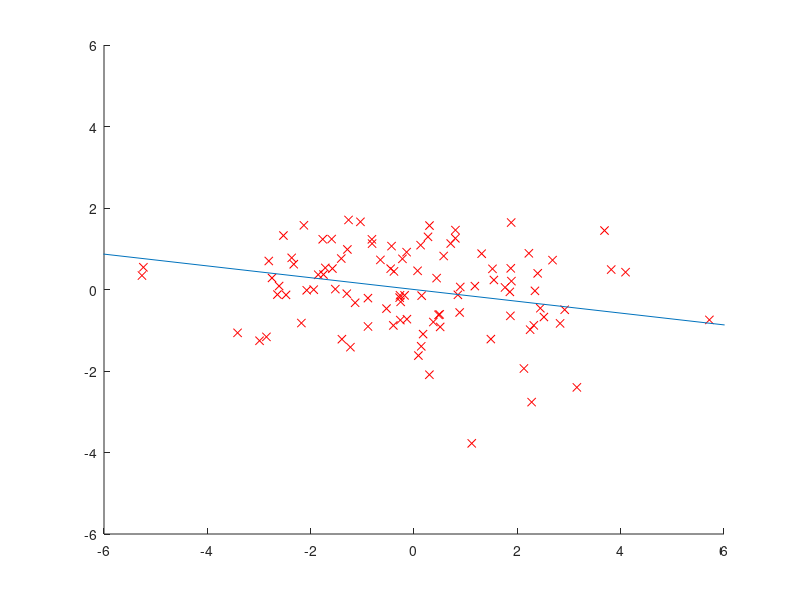

Recreate this plot in MATLAB.
n=100; x=[2*randn(n,1) randn(n,1)];
%x=[2*randn(n,1) 2*round(rand(n,1))-1+randn(n,1)/3];
x=x-repmat(mean(x),[n,1]); x2=sum(x.^2,2);
W=exp(-(repmat(x2,1,n)+repmat(x2',n,1)-2*x*x'));
D=diag(sum(W,2)); L=D-W; z=x'*D*x; z=(z+z')/2;
[t,v]=eigs(x'*L*x,z,1,'sm'); 

figure(1); clf; hold on; axis([-6 6 -6 6]);
plot(x(:,1),x(:,2),'rx')
plot(9*[-t(1) t(1)],9*[-t(2) t(2)]);
